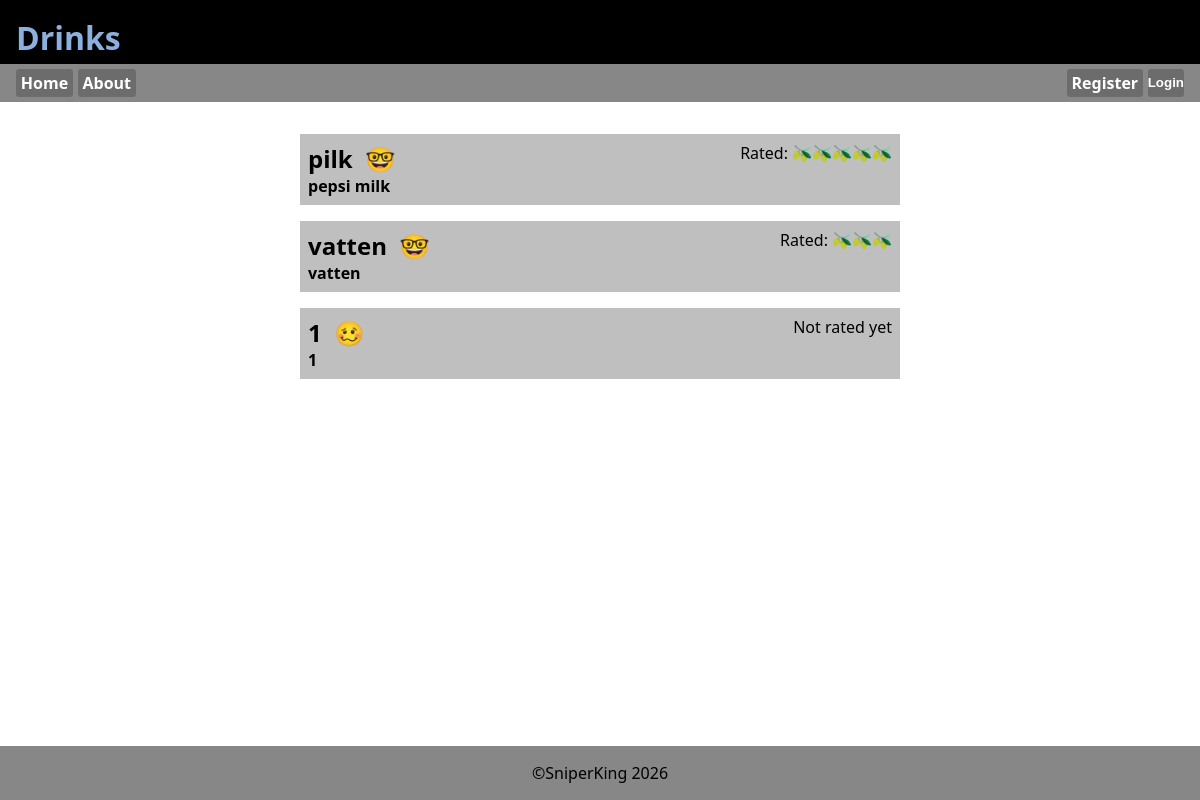
The page / on the database its author committed.
### tables this page shows
CREATE TABLE `tbl_drinks` (
  `id` int(11) NOT NULL,
  `drinkname` varchar(255) NOT NULL,
  `description` varchar(255) NOT NULL,
  `ingredients` text NOT NULL,
  `recipe` text NOT NULL,
  `alcoholic` tinyint(4) NOT NULL,
  `rating` int(11) NOT NULL DEFAULT 3 COMMENT 'posibilities'
);

### asset.php (called while the page is built, shortened)
<?php
$db_host="localhost";
$db_user="root";
$db_pass="";
$db_name="drink";
$conn=mysqli_connect($db_host, $db_user, $db_pass, $db_name);
function showRating($drinkid){
    global $conn;
    if (mysqli_num_rows(mysqli_query($conn, "SELECT * FROM tbl_reviews WHERE drinkid='$drinkid' LIMIT 1")) > 0) {
        $sql="SELECT AVG(score) as rating FROM tbl_reviews WHERE drinkid='$drinkid'";
        $result=mysqli_query($conn, $sql);
        $row=mysqli_fetch_assoc($result);
        $rating=$row['rating'];
        $sql="UPDATE tbl_drinks SET rating=$rating WHERE id=$drinkid";
        $number=intval(round($row['rating']));
        $retStr="";
        for($vdo=0;$vdo<$number;$vdo++){
            $retStr.="🫒";
        }
        return $retStr;
    } else {
        return false;
    }
}
function isAlcoholic($value){
    if($value){
        return "🥴";
    }else{
        return "🤓";
    }
}
?>

### index.php (the view, shortened to what this page needs)
<!DOCTYPE html>
<?php require_once("asset.php"); ?>
<html lang="en">
<head>
    <link rel="stylesheet" href="style.css">
</head>
<body>
    <header>
        <h1>Drinks</h1>
    </header>
<?php require_once("_nav.php"); ?>
    <main>
<?php
    $sql="SELECT * FROM tbl_drinks ORDER BY rating DESC";
    $result=mysqli_query($conn, $sql);
?>
<?php while($row=mysqli_fetch_assoc($result)): ?>
<details>
    <summary>
        <div>
            <h2><?=$row['drinkname']?>&nbsp;&nbsp;<span><?=isAlcoholic(intval($row['alcoholic']))?></span></h2>
            <h4><?=$row['description']?></h4></div>
            <div class="filler"></div>
            <?php if (showRating($row['id']) !== false) { ?>
                <div class="ratingdiv">Rated: <?=showRating($row['id'])?> </div>
            <?php }else { ?>
                <div class="ratingdiv">Not rated yet</div>
            <?php } ?>
    </summary>
</details>
<?php endwhile; ?>
    </main>
<?php require_once("_footer.php"); ?>
</body>
</html>

### style.css (style rules this page uses)
:root { --clr_back_header:#000; --clr_header:#8bb0de; --clr_back_nav:#878787; --clr_back_footer:var(--clr_back_nav); }
*, *:before, *:after { margin: 0; padding: 0; box-sizing: border-box; }
body { height:100dvh; display:flex; flex-direction: column; font-family: system-ui, sans-serif; }
header { background: var(--clr_back_header); color:var(--clr_header); height:4rem; padding: 1rem; }
main { flex-grow: 5; display:flex; flex-direction: column; gap:1rem; padding-top: 1rem; }
summary { display:flex; width:100%; background: #0003; padding: .5rem; }
.filler { flex-grow: 5; }
details { display:flex; flex-direction: column; background: #0001; width:50%; margin-left: auto; margin-right: auto; transition: all 0.05s ease-in-out; }
:root { --formborder: rgb(0, 0, 0, .5); --formback: rgb(0, 0, 0, .1); --formlabelcolor: rgb(0, 0, 0, .6) }

### rows shown on the page
tbl_drinks: drinkname "pilk", alcoholic "🤓", description "pepsi milk", id "🫒🫒🫒🫒🫒"
tbl_drinks: drinkname "vatten", alcoholic "🤓", description "vatten", id "🫒🫒🫒"
tbl_drinks: drinkname "1", alcoholic "🥴", description "1", shows "Not rated yet"
